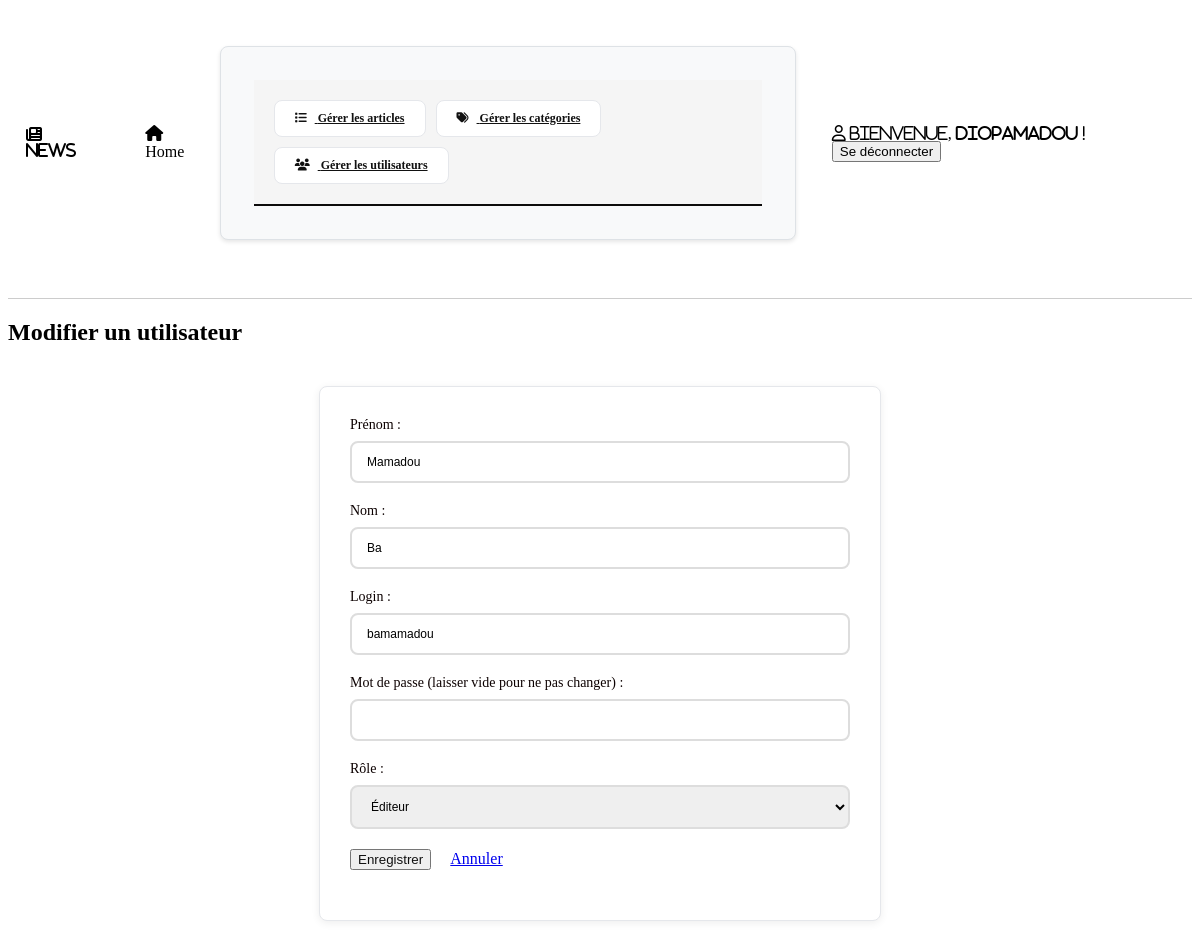
Screenshot of /utilisateurs/modifier.php?id=3 (signed in) with the database file from the repository.
### tables this page shows
CREATE TABLE IF NOT EXISTS utilisateurs (
    id            INT AUTO_INCREMENT PRIMARY KEY,
    nom           VARCHAR(100) NOT NULL,
    prenom        VARCHAR(100) NOT NULL,
    login         VARCHAR(100) NOT NULL UNIQUE,
    mot_de_passe  VARCHAR(255) NOT NULL,
    role          ENUM('editeur', 'administrateur') NOT NULL,
    date_creation DATETIME DEFAULT CURRENT_TIMESTAMP
);

### utilisateurs/modifier.php (the view, shortened to what this page needs)
<?php
require_once '../db.php';
require_once '../entete.php';
require_once '../menu.php';
$id = (int)($_GET['id'] ?? 0);
$stmt = $db->prepare("SELECT * FROM utilisateurs WHERE id = ?");
$stmt->execute([$id]);
$utilisateur = $stmt->fetch(PDO::FETCH_ASSOC);
?>
<h2>Modifier un utilisateur</h2>
<form action="modifier.php?id=<?= $id ?>" class="form-container" method="POST">
    <div class="form-group">
        <label for="prenom">Prénom :</label>
        <input type="text" id="prenom" name="prenom" required value="<?= htmlspecialchars($utilisateur['prenom']) ?>">
    </div>
    <div class="form-group">
        <label for="nom">Nom :</label>
        <input type="text" id="nom" name="nom" required value="<?= htmlspecialchars($utilisateur['nom']) ?>">
    </div>
    <div class="form-group">
        <label for="login">Login :</label>
        <input type="text" id="login" name="login" required value="<?= htmlspecialchars($utilisateur['login']) ?>">
    </div>
    <div class="form-group">
        <label for="password">Mot de passe (laisser vide pour ne pas changer) :</label>
        <input type="password" id="password" name="password">
    </div>
    <div class="form-group">
        <label for="role">Rôle :</label>
        <select id="role" name="role" required>
            <option value="editeur" <?= $utilisateur['role'] === 'editeur' ? 'selected' : '' ?>>Éditeur</option>
        </select>
    </div>
    <div class="form-group">
        <button type="submit" class="btn btn-edit">Enregistrer</button>
        <a href="liste.php">Annuler</a>
    </div>
</form>
</body>
</html>

### style.css (style rules this page uses)
.btn-edit { color: #111; text-decoration: none; font-weight: 300; margin-right: 16px; }
.form-container { max-width: 500px; margin: 40px auto; background: #fff; border: 1px solid #e5e7eb; border-radius: 8px; padding: 30px; box-shadow: 0 2px 8px rgba(0,0,0,0.07); }
.form-group { margin-bottom: 20px; }
.form-group label { display: block; margin-bottom: 8px; color: #0c0101; font-weight: 350; font-size: 14px; }
.form-group input, .form-group select { width: 100%; padding: 12px 15px; border: 2px solid #ddd; border-radius: 8px; font-size: 12px; transition: all 0.3s ease; box-sizing: border-box; }
.form-group input[type="password"] { font-family: 'Courier New', monospace; }
.form-group { position: relative; }

### rows the page displays
utilisateurs: prenom "Mamadou", nom "Ba", login "bamamadou", role "Éditeur"

### other values shown
$_SESSION['user']['login'] "diopamadou"
